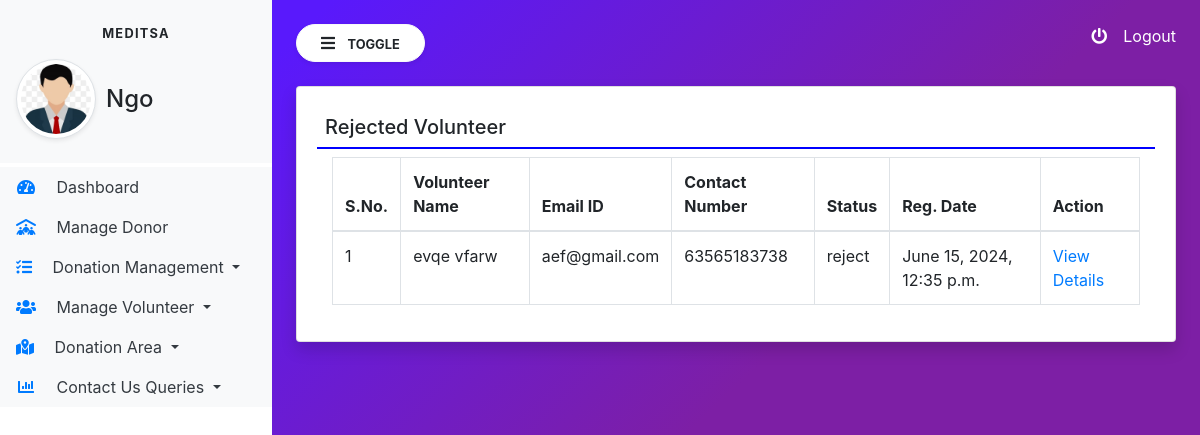
The app's page /rejected_volunteer/ (signed in) with its own data.
### service/models.py (models this page shows, shortened)
class Volunteer(models.Model):
    user = models.ForeignKey(User,on_delete=models.CASCADE)
    contact = models.CharField(max_length=15,null=True)
    address = models.CharField(max_length=300,null=True)
    userpic = models.FileField(null=True)
    idpic = models.FileField(null=True)
    aboutme = models.CharField(max_length=300,null=True)
    status = models.CharField(max_length=20,null=True)
    regdate = models.DateTimeField(auto_now_add=True)
    adminremark = models.CharField(max_length=300,null=True)
    updationdate = models.DateField(null=True)

### MediTSA/views.py (the view)
# urls.py: path("rejected_volunteer/", views.rejected_volunteer, name="rejected_volunteer"),
def rejected_volunteer(request):
    if not request.user.is_authenticated:
        return redirect("ngo_log")
    volunteer = Volunteer.objects.filter(status="reject")
    return render(request,"rejected_volunteer.html",locals())

### templates/rejected_volunteer.html
{% extends 'ngo_home.html' %}
{% block main %}
<div class="card shadow">
    <div class="card-body">
        <h5 class="p-2" style="border-bottom : 2px solid blue">Rejected Volunteer</h5>
    <div class="container-fluid">
        <table id="example" class="table table-bordered">
            <thead>
                <tr>
                    <th>S.No.</th>
                    <th>Volunteer Name</th>
                    <th>Email ID</th>
                    <th>Contact Number</th>
                    <th>Status</th>
                    <th>Reg. Date</th>
                    <th>Action</th>
                </tr>
            </thead>
            <tbody>
                {% for i in volunteer %}
                <tr>
                    <td>{{forloop.counter}}</td>
                    <td>{{i.user.first_name}} {{i.user.last_name}}</td>
                    <td>{{i.user.username}}</td>
                    <td>{{i.contact}}</td>
                    <td>{{i.status}}</td>
                    <td>{{i.regdate}}</td>
                    <td><a href="{% url 'view_volunteerdetail' i.id %}" class="text-primary">View Details</a></td>
                </tr>
                {% endfor %}
            </tbody>
        </table>
    </div>
    </div>
</div>
{% endblock %}

### templates/ngo_home.html (style rules this page uses)
body { background-image: linear-gradient(135.9deg,rgba(89,25,252,1) 16.4%,rgba(125,31,165,1) 56.1%); min-height: 100vh; }

### records on screen
Volunteer: user.first_name "evqe", user.last_name "vfarw", user.username "aef@gmail.com", contact "63565183738", status "reject", regdate "June 15, 2024, 12:35 p.m."
